Frame 1 (no input): blank canvas, image omitted
Frame 60 (the mouse pressed at the canvas centre just before this capture): blank canvas, image omitted
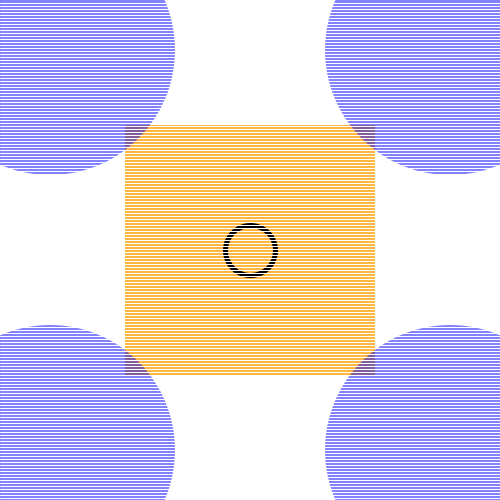
Frame 120 (the mouse held since frame 60 and released just before this capture)

The Processing sketch whose frames 1 and 60 were blank and that drew this single picture after the mouse press (run headless with seeded random() and noise(); from frame 60 on, the mouse is pressed at the canvas centre):

// Processing sketch: ioleac0
// ── ioleac0.pde
// Universidad del Desarrollo - Facultad de Diseño - Diseño Digital - 6to Semestre - Expresión Digital II
// Ignacio Olea
// iolea

/*Grilla con círculos en las 4 esquinas y un cuadrado en el medio los cuales crecen
 proporcionales a la ubicación del mouse en X,donde el lado derecho del canvas es el
 tamaño mínimo de las formas (0), mientras que el izquiero es el tamaño máximo (500),
 estos se encuentran en un fondo de líneas,las cuales cambian de color (blanco o negro)
 dependiendo de la ubicación Y del mouse, donde la mitad superior es para el color blanco
 y la inferior para el color negro.
 Al presionar click, aparecen círculos desde el centro, los cuales se expanden hacia el
 borde del canvas en un continuo Loop.
 */



int x1, x2, x3;
//Se declaran las variantes de color
color blanco, negro, gris, naranjo, azul, verde;

void setup() { //Inicio ámbito de setup
  size(500, 500); //Tamaño del canvas

  x1 = 0;
  x2 = 0;
  blanco = color(255, 255, 255); //Color blanco
  negro = color(0, 0, 0); //Color negro
  gris = color(142, 142, 142); //Color gris
  naranjo = color(255, 163, 13); //Color naranjo
  azul= color(0, 0, 255); //Color azul
}//Fin de setup

void draw() {//Inicio draw
  background(255);//Fondo blanco

  noStroke();//Sin linea
  fill(naranjo, 200);//Color naranjo con 75% aprox de opacidad
  rect(250, 250, mouseX, mouseX);//Rectángulo en el centro que se expande proporcional a mouse en X
  rectMode(CENTER);//Parámetros de X,Y del rectángulo se convierte en centro.

  noStroke();//Sin linea
  fill(azul, 125);//Color azul con 50% aprox de opacidad
  ellipse(50, 50, mouseX, mouseX);//círculo en la esquina izquiera superior que se
  //expande proporcional a mouse en X
  noStroke();//Sin linea
  fill(azul, 125);//Color azul con 50% aprox de opacidad
  ellipse(50, 450, mouseX, mouseX);//círculo en la esquina izquierda inferior que se
  //expande proporcional a mouse en X
  noStroke();//Sin linea
  fill(azul, 125);//Color azul con 50% aprox de opacidad
  ellipse(450, 50, mouseX, mouseX);//Círculo en la esquina derecha superior que se
  //expande proporcional a mouse en X
  noStroke();//Sin linea
  fill(azul, 125);//Color azul con 50% aprox de opacidad
  ellipse(450, 450, mouseX, mouseX);//Círculo en la esquina derecha inferior que se
  //expande propocional a mouse en X

  stroke(negro);//Línea Negra
  strokeWeight(5);//Grosor de Línea 5
  noFill();//Sin relleno
  ellipse(250, 250, x1, x1);//círculo en centro de canvas

  stroke(negro);//Línea Negra
  strokeWeight(5);//Grosor 5 de línea
  noFill();//Sin Rellleno
  ellipse(250, 250, x2, x2);//círculo en centro de canvas



  //For loop
  strokeWeight(1);//Grosor de línea 1 para loop
  for (int x = 3; x < height; x += 3) {// Líneas a una distancia de 3 puntos entre ellas
    stroke(blanco);   //Color blanco por defecto

    if (mouseY < 250) { //Si el mouse esta en la mitad superior del canvas,
      stroke(blanco);//las lineas son blancas
    }//Fin if líneas blancas
    if (mouseY > 250) {  // Si el mouse esta en la mitad inferior del canvas,
      stroke(negro);   // las líneas se vuelve negra
    }//Fin if lìneas negras
    line(0, x, 500, x);
    { //Tamaño y posición de las lineas
    }//Fin line
  }//Fin for loop
}//Fin void draw

void keyPressed() {//Inicio función de teclas
  if (key == 'w') { //Letra declarada, color naranjo cambia a un color aleatorio
    naranjo = color(random(255), random(255), random(255));//al presionar 'w'
  }//Fin función 'w'

  if (key == 'e') {//Letra declarada, color azul cambia a un color aleatorio al presionar
    azul = color(random(255), random(255), random(255), random(63, 255));//'w'
  }//Fin función 'e'
}
void mousePressed() {//inicio mouse pressed
  x1 +=50; //si se hace click, se aumenta x1 en 50 por click


  if (x1 > 500) {//si x1 es mayor a 500, vuelve a su punto de orígen (0,0)
    x1 = 0;
  }

  if (x1 > 250 || x2 > 0) {//si x1 abarca la mitad del canvas, x2 aumenta en 50 por click
    x2 +=50;
  }
  if (x2 > 500) { //Si x2 es mayor a 500, vuekve a su punto de orígen (0,0)
    x2 = 0;
  }//Fin void mouse pressed
}//Fin código
